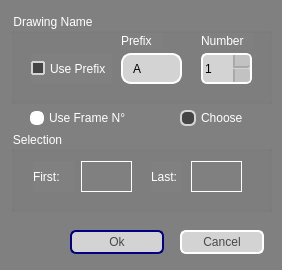
<?xml version="1.0" encoding="UTF-8"?>
<ui version="4.0">
 <class>Dialog</class>
 <widget class="QDialog" name="Dialog">
  <property name="enabled">
   <bool>true</bool>
  </property>
  <property name="geometry">
   <rect>
    <x>0</x>
    <y>0</y>
    <width>282</width>
    <height>270</height>
   </rect>
  </property>
  <property name="sizePolicy">
   <sizepolicy hsizetype="Maximum" vsizetype="Maximum">
    <horstretch>0</horstretch>
    <verstretch>0</verstretch>
   </sizepolicy>
  </property>
  <property name="minimumSize">
   <size>
    <width>0</width>
    <height>0</height>
   </size>
  </property>
  <property name="maximumSize">
   <size>
    <width>292</width>
    <height>274</height>
   </size>
  </property>
  <property name="font">
   <font>
    <kerning>false</kerning>
   </font>
  </property>
  <property name="windowTitle">
   <string>Rename Selection</string>
  </property>
  <property name="styleSheet">
   <string notr="true">QWidget{	
	background-color: gray;
}

QLabel{
	color: white;
}

QGroupBox {
	color: white;
}

QRadioButton {
	color: white;
    spacing: 5px;
}


QRadioButton::indicator::unchecked{ 
	border: 2px solid white;
	border-radius: 6px;
	background-color: white;
	width: 10px;
	height: 10px;
}

QRadioButton::indicator::checked{
	border: 2px solid lightgray;
	border-radius: 6px;
	background-color: rgb(68, 68, 68);
	width: 12px;
	height: 12px;
}</string>
  </property>
  <widget class="QPushButton" name="okButton">
   <property name="geometry">
    <rect>
     <x>70</x>
     <y>230</y>
     <width>94</width>
     <height>24</height>
    </rect>
   </property>
   <property name="styleSheet">
    <string notr="true">QPushButton {
	color: rgb(72, 72, 72);
    border: 2px solid white;
    border-radius: 6px;
	background-color: lightgray;
    min-width: 90px;
	min-height: 20px;
}

QPushButton:pressed {
	color: white;
	border-color: white;
    background-color: #05B8CC;
}

QPushButton:flat {
    border: none; /* no border for a flat push button */
}

QPushButton:default {
    border-color: navy; /* make the default button prominent */
}

QPushButton:hover{
    border: 2px solid #05B8CC;
    color: black;
}</string>
   </property>
   <property name="text">
    <string>Ok</string>
   </property>
  </widget>
  <widget class="QPushButton" name="cancelButton">
   <property name="geometry">
    <rect>
     <x>180</x>
     <y>230</y>
     <width>84</width>
     <height>24</height>
    </rect>
   </property>
   <property name="styleSheet">
    <string notr="true">QPushButton {
	color: rgb(72, 72, 72);
    border: 2px solid white;
    border-radius: 6px;
	background-color: lightgray;
    min-width: 80px;
	min-height: 20px;
}

QPushButton:pressed {
	color: white;
	border-color: white;
    background-color: rgb(255, 196, 197);
}

QPushButton:flat {
    border: none; /* no border for a flat push button */
}

QPushButton:default {
    border-color: navy; /* make the default button prominent */
}

QPushButton:hover{
    border: 2px solid #05B8CC;
    color: black;
}</string>
   </property>
   <property name="text">
    <string>Cancel</string>
   </property>
  </widget>
  <widget class="QGroupBox" name="groupSelection">
   <property name="geometry">
    <rect>
     <x>11</x>
     <y>131</y>
     <width>261</width>
     <height>81</height>
    </rect>
   </property>
   <property name="title">
    <string>Selection</string>
   </property>
   <widget class="QLabel" name="label">
    <property name="geometry">
     <rect>
      <x>22</x>
      <y>30</y>
      <width>41</width>
      <height>31</height>
     </rect>
    </property>
    <property name="text">
     <string>First:</string>
    </property>
   </widget>
   <widget class="QLabel" name="label_2">
    <property name="geometry">
     <rect>
      <x>140</x>
      <y>30</y>
      <width>31</width>
      <height>31</height>
     </rect>
    </property>
    <property name="text">
     <string>Last:</string>
    </property>
   </widget>
   <widget class="QLabel" name="line_First">
    <property name="geometry">
     <rect>
      <x>70</x>
      <y>30</y>
      <width>51</width>
      <height>31</height>
     </rect>
    </property>
    <property name="frameShape">
     <enum>QFrame::Box</enum>
    </property>
    <property name="text">
     <string/>
    </property>
   </widget>
   <widget class="QLabel" name="line_Last">
    <property name="geometry">
     <rect>
      <x>180</x>
      <y>30</y>
      <width>51</width>
      <height>31</height>
     </rect>
    </property>
    <property name="frameShape">
     <enum>QFrame::Box</enum>
    </property>
    <property name="text">
     <string/>
    </property>
   </widget>
  </widget>
  <widget class="QGroupBox" name="groupDrawName">
   <property name="geometry">
    <rect>
     <x>11</x>
     <y>13</y>
     <width>261</width>
     <height>91</height>
    </rect>
   </property>
   <property name="title">
    <string>Drawing Name</string>
   </property>
   <widget class="QLineEdit" name="linePrefix">
    <property name="enabled">
     <bool>true</bool>
    </property>
    <property name="geometry">
     <rect>
      <x>110</x>
      <y>40</y>
      <width>61</width>
      <height>31</height>
     </rect>
    </property>
    <property name="styleSheet">
     <string notr="true">QLineEdit {
	color: black;
    border: 2px solid white;
    border-radius: 10px;
    padding: 0 8px;
    background: lightgray;
    selection-background-color: darkgray;
}

QLineEdit:hover{
    border: 2px solid #05B8CC;
    color: black;
}

QLineEdit:disabled{
	color: rgb(250, 90, 120);
	background-color: rgb(250, 200, 200);
	border-color: rgb(255, 230, 220);
}</string>
    </property>
    <property name="text">
     <string>A</string>
    </property>
   </widget>
   <widget class="QCheckBox" name="checkPrefix">
    <property name="enabled">
     <bool>true</bool>
    </property>
    <property name="geometry">
     <rect>
      <x>20</x>
      <y>40</y>
      <width>81</width>
      <height>31</height>
     </rect>
    </property>
    <property name="styleSheet">
     <string notr="true">QCheckBox {
	color: white;
    spacing: 5px;
}

QCheckBox::indicator:unchecked {
    border: 2px solid white;
	border-radius: 2px;
	background-color: lightgray;
}

QCheckBox::indicator:checked {
    border: 2px solid lightgray;
	border-radius: 1px;
	background-color: rgb(68, 68, 68);
}

QCheckBox:disabled{
	color: rgb(250, 150, 120);
}

QCheckBox::indicator:checked:disabled {
    color: rgb(250, 90, 120);
	background-color: rgb(250, 200, 200);
	border-color: rgb(255, 230, 220);
}</string>
    </property>
    <property name="text">
     <string>Use Prefix</string>
    </property>
    <property name="checked">
     <bool>true</bool>
    </property>
   </widget>
   <widget class="QSpinBox" name="spinBox">
    <property name="geometry">
     <rect>
      <x>190</x>
      <y>40</y>
      <width>51</width>
      <height>31</height>
     </rect>
    </property>
    <property name="styleSheet">
     <string notr="true">QSpinBox {
	color: black;
    border: 2px solid white;
	border-radius: 6px;
	background-color: lightgray;
}

QSpinBox::up-button {
    width: 15px;
	background-color: rgb(194, 194, 194);
    border-left: 2px solid darkgray;
	border-bottom: 2px solid darkgray;
    border-top-right-radius: 3px; /* same radius as the QSpinBox */
    border-bottom-right-radius: 3px;
}

QSpinBox::down-button {
    width: 15px;
	background-color: rgb(194, 194, 194);
    border-left: 2px solid darkgray;
	border-up: 2px solid darkgray;
    border-top-right-radius: 3px; /* same radius as the QSpinBox */
    border-bottom-right-radius: 3px;
}

QSpinBox:hover{
    border: 2px solid #05B8CC;
    color: white;
}

QSpinBox:disabled{
	color: rgb(250, 90, 120);
	background-color: rgb(250, 200, 200);
	border-color: rgb(255, 230, 220);
}</string>
    </property>
    <property name="minimum">
     <number>1</number>
    </property>
    <property name="maximum">
     <number>999</number>
    </property>
   </widget>
   <widget class="QLabel" name="label_3">
    <property name="geometry">
     <rect>
      <x>110</x>
      <y>20</y>
      <width>41</width>
      <height>16</height>
     </rect>
    </property>
    <property name="text">
     <string>Prefix</string>
    </property>
   </widget>
   <widget class="QLabel" name="label_4">
    <property name="geometry">
     <rect>
      <x>190</x>
      <y>20</y>
      <width>53</width>
      <height>16</height>
     </rect>
    </property>
    <property name="text">
     <string>Number</string>
    </property>
   </widget>
  </widget>
  <widget class="QRadioButton" name="radioFrNumber">
   <property name="geometry">
    <rect>
     <x>30</x>
     <y>110</y>
     <width>121</width>
     <height>16</height>
    </rect>
   </property>
   <property name="styleSheet">
    <string notr="true"/>
   </property>
   <property name="text">
    <string>Use Frame N°</string>
   </property>
  </widget>
  <widget class="QRadioButton" name="radioChoose">
   <property name="geometry">
    <rect>
     <x>180</x>
     <y>110</y>
     <width>63</width>
     <height>16</height>
    </rect>
   </property>
   <property name="styleSheet">
    <string notr="true"/>
   </property>
   <property name="text">
    <string>Choose</string>
   </property>
   <property name="checked">
    <bool>true</bool>
   </property>
  </widget>
 </widget>
 <resources/>
 <connections/>
</ui>
